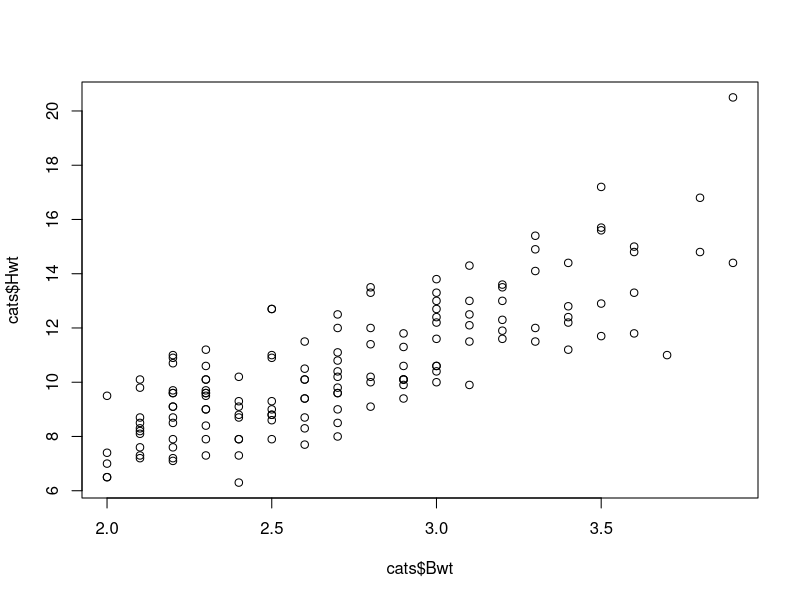
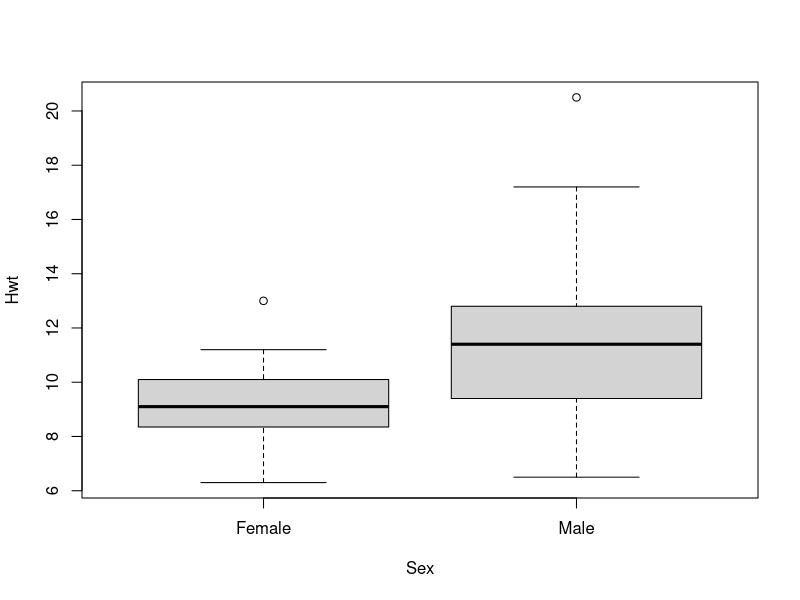
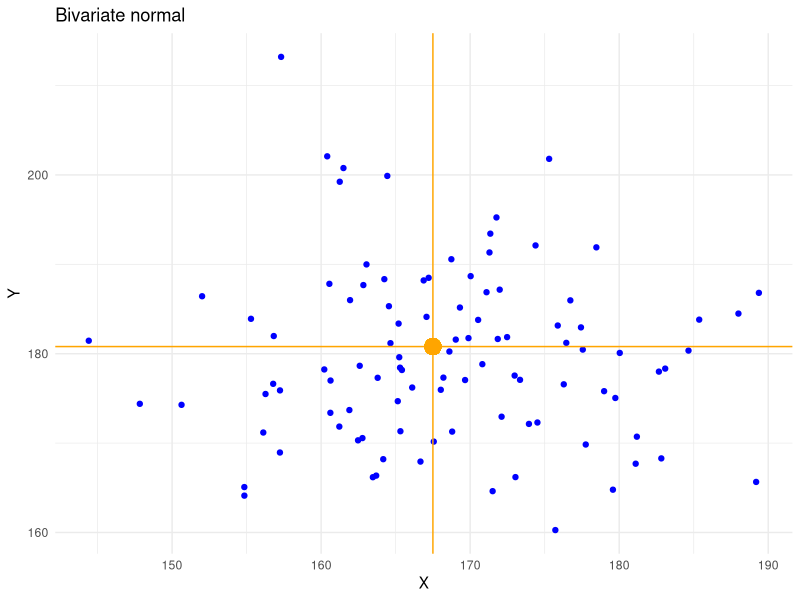
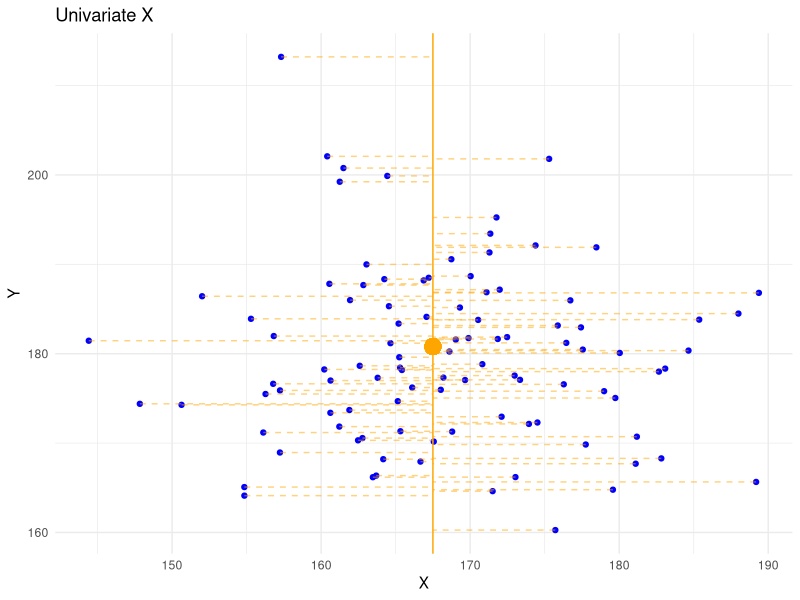
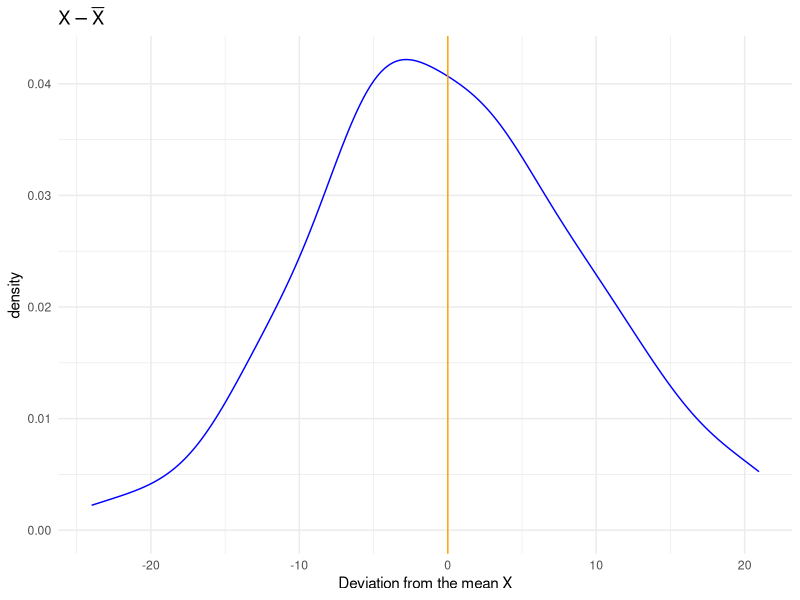
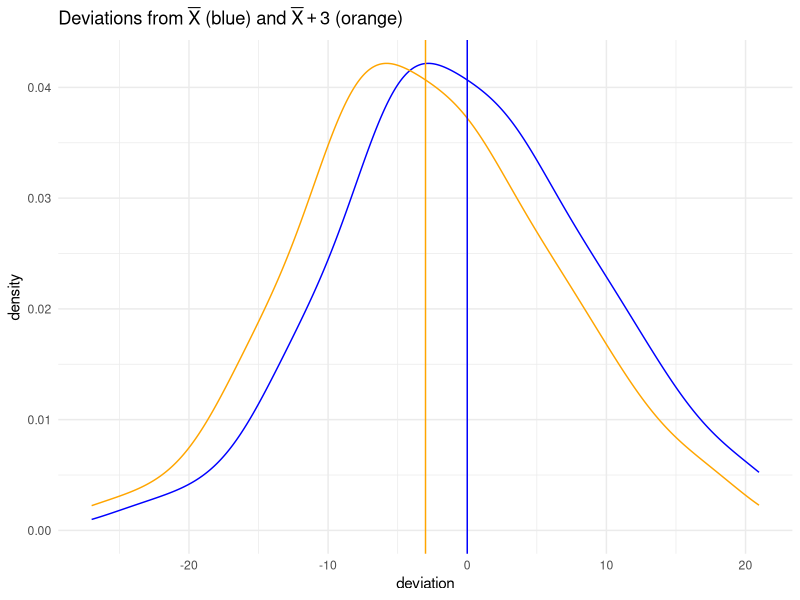
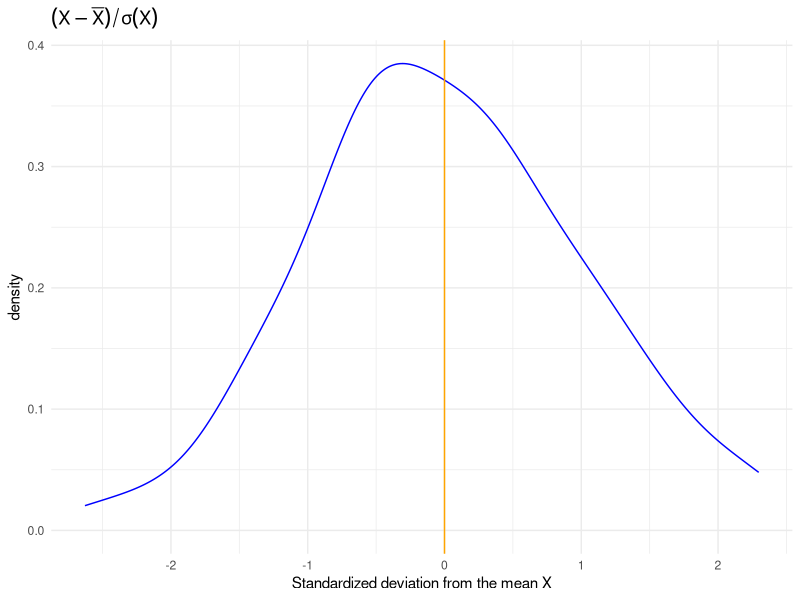
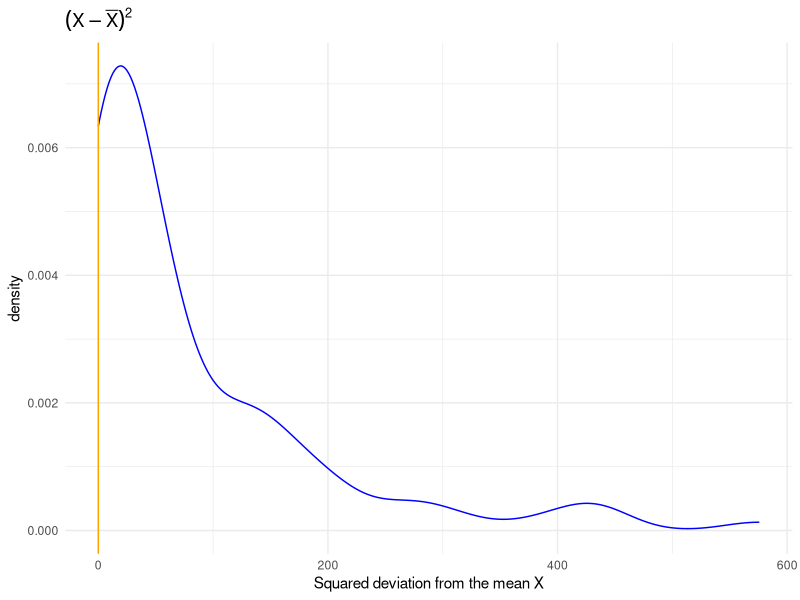

Reproduce these figures in R, in order.
## ---- chunk 1
library(MASS)     # for the cats data
library(dplyr)    # data manipulation
library(haven)    # in/exporting data
library(magrittr) # pipes
## ---- chunk 2
head(cats)
## ---- chunk 3
str(cats)
## ---- chunk 4
fem.cats <- cats[cats$Sex == "F", ]
dim(fem.cats)
head(fem.cats)
## ---- chunk 5
heavy.cats <- cats[cats$Bwt > 3, ]
dim(heavy.cats)
head(heavy.cats)
## ---- chunk 6
heavy.cats <- subset(cats, Bwt > 3)
dim(heavy.cats)
head(heavy.cats)
## ---- chunk 7
filter(cats, Bwt > 2, Bwt < 2.2, Sex == "F")
## ---- chunk 8
class(cats$Sex)
levels(cats$Sex)
## ---- chunk 9
levels(cats$Sex) <- c("Female", "Male")
table(cats$Sex)
head(cats)
## ---- chunk 10
sorted.cats <- cats[order(cats$Bwt), ]
head(sorted.cats)
## ---- chunk 11
cats.numbers <- cbind(Weight = cats$Bwt, HeartWeight = cats$Hwt)
head(cats.numbers)
## ---- chunk 12
rbind(cats[1:3, ], cats[1:5, ])
## ---- chunk 13
cor(cats[, -1])
## ---- chunk 14
cor.test(cats$Bwt, cats$Hwt)
## ---- chunk 15
plot(cats$Bwt, cats$Hwt)
## ---- chunk 16
t.test(formula = Hwt ~ Sex, data = cats)
## ---- chunk 17
plot(formula = Hwt ~ Sex, data = cats)
## ---- chunk 18
boys  <- read_sav("boys.sav")
boys2 <- transform(boys, hgt = hgt / 100)
boys3 <- filter(boys2, age > 15)
boys4 <- subset(boys3, select = c(hgt, wgt, bmi))
## ---- chunk 19
boys <-
  read_sav("boys.sav") %>%
  transform(hgt = hgt/100) %>%
  filter(age > 15) %>%
  subset(select = c(hgt, wgt, bmi))
## ---- chunk 20
rnorm(10) %>% mean()
## ---- chunk 21
boys %>% cor(use = "pairwise.complete.obs")
## ---- chunk 22
boys %>% subset(select = wgt) %>% na.omit() %>% max()
## ---- chunk 23
nrow(cats)

cats.outl <- 
  cats %>% 
  filter(Hwt < mean(Hwt) + 3 * sd(Hwt), 
         Hwt > mean(Hwt) - 3 * sd(Hwt))

nrow(cats.outl)

cats %>%  
  filter(Hwt > mean(Hwt) + 3 * sd(Hwt))
## ---- chunk 24
set.seed(123)
1:5 %>%
  mean() %>%
  rnorm(10)
## ---- chunk 25
set.seed(123)
1:5 %>% 
  mean() %>%
  rnorm(n = 10, mean = .)
## ---- chunk 26
sample(x = c(1, 1, 2, 3, 5, 8), size = 2)
## ---- chunk 27
set.seed(123)
1:26 %>%
  sample(3) %>%
  paste(., LETTERS[.])
## ---- chunk 28
set.seed(123)
1:26

set.seed(123)
1:26 %>% 
  sample(3)

set.seed(123)
1:26 %>%
  sample(3) %>%
  paste(., LETTERS[.])
## ---- chunk 29
cats %$%
  t.test(Hwt ~ Sex)
## ---- chunk 30
cats.test <- 
  cats %$%
  t.test(Bwt ~ Sex)

cats.test
## ---- chunk 31
library(ggplot2)
set.seed(123)
plotdata <- data.frame(X = rnorm(100, 167.5, 10),
           Y = rnorm(100, 180.8, 10)) 
plotdata %>%
  ggplot(aes(X, Y)) + 
  geom_point(color = "blue") + 
  geom_point(aes(167.5, 180.8), color = "orange", size = 5) + 
  geom_vline(xintercept = 167.5, color = "orange") + 
  geom_hline(yintercept = 180.8, color = "orange") + 
  ggtitle(bquote("Bivariate normal")) + 
  theme_minimal()
## ---- chunk 32
plotdata %>%
  ggplot(aes(X, Y)) + 
  geom_point(color = "blue") + 
  geom_point(aes(167.5, 180.8), color = "orange", size = 5) + 
  geom_segment(aes(xend = 167.5, yend = Y), color = "orange", lty = 2, alpha = .5) +
  geom_vline(xintercept = 167.5, color = "orange") + 
  ggtitle(bquote("Univariate" ~X )) + 
  theme_minimal()
## ---- chunk 33
plotdata %>%
  mutate(deviation = X-mean(X)) %>%
  ggplot(aes(deviation)) + 
  geom_density(color = "blue") + 
  geom_vline(xintercept = 0, color = "orange") + 
  ggtitle(expression(X - bar(X))) + xlab("Deviation from the mean X") + 
  theme_minimal()
## ---- chunk 34
plotdata %>%
  mutate(deviation = X - mean(X), 
         deviation2 = X - (mean(X) + 3)) %>%
  select(deviation, deviation2) %>%
  colSums %>%
  round(digits = 3)
## ---- chunk 35
plotdata %>%
  mutate(deviation = X - mean(X), 
         deviation2 = X - (mean(X) + 3)) %>%
  ggplot() + 
  geom_density(aes(deviation), color = "blue") + 
  geom_density(aes(deviation2), color = "orange") + 
  geom_vline(xintercept = -3, color = "orange") +  
  geom_vline(xintercept = 0, color = "blue") +  
  ggtitle(expression(paste("Deviations from ", bar(X), " (blue) and ", bar(X) + 3, " (orange)")))+
  theme_minimal()
## ---- chunk 36
plotdata %>%
  mutate(deviation = (X-mean(X))/sd(X)) %>%
  ggplot(aes(deviation)) + 
  geom_density(color = "blue") + 
  geom_vline(xintercept = 0, color = "orange") + 
  ggtitle(expression((X - bar(X)) / sigma(X))) + xlab("Standardized deviation from the mean X") + 
  theme_minimal()
## ---- chunk 37
plotdata %>%
  mutate(deviation = (X-mean(X))^2) %>%
  ggplot(aes(deviation)) + 
  geom_density(color = "blue") + 
  geom_vline(xintercept = 0, color = "orange") + 
  ggtitle(expression((X - bar(X))^2)) + xlab("Squared deviation from the mean X") + 
  theme_minimal()
## ---- chunk 38
plotdata %>%
  ggplot(aes(X, Y)) + 
  geom_point(color = "blue") + 
  geom_point(aes(mean(X), mean(Y)), color = "orange", size = 5) +   
  geom_segment(aes(xend = X, yend = 180.8), color = "orange", lty = 2, alpha = .5) + 
  geom_hline(yintercept = 180.8, color = "orange") +
  ggtitle(bquote("Univariate" ~Y ))
## ---- chunk 39
plotdata %>%
  ggplot(aes(X, Y)) + 
  geom_point(color = "blue") + 
  geom_point(aes(mean(X), mean(Y)), color = "orange", size = 5) + 
  geom_segment(aes(x = X, y = Y, xend = mean(X), yend = mean(Y)), color = "orange", lty = 2, alpha = .5) +
  ggtitle("Multivariate (X, Y)")
## ---- chunk 40
plotdata %>%
  ggplot(aes(X, Y)) + 
  geom_point(color = "blue") + 
  geom_point(aes(mean(X), mean(Y)), color = "orange", size = 5) + 
  geom_segment(aes(x = X, y = Y, xend = mean(X), yend = mean(Y)), color = "orange", lty = 2, alpha = .5) +
  geom_smooth(color = "orange", method  = "lm", se = FALSE) + 
  ggtitle("Multivariate (X, Y)")
## ---- chunk 41
data.frame(X = rnorm(100, 167.5, 10)) %>%
  mutate(Y = rnorm(100, 0, 10) - X + 335) %>%
  ggplot(aes(X, Y)) + 
  geom_point(color = "blue") + 
  geom_point(aes(mean(X), mean(Y)), color = "orange", size = 5) + 
  geom_segment(aes(x = X, y = Y, xend = mean(X), yend = mean(Y)), color = "orange", lty = 2, alpha = .5) +
  geom_smooth(color = "orange", method  = "lm", se = FALSE) + 
  ggtitle("Multivariate (X, Y), higher correlation")
